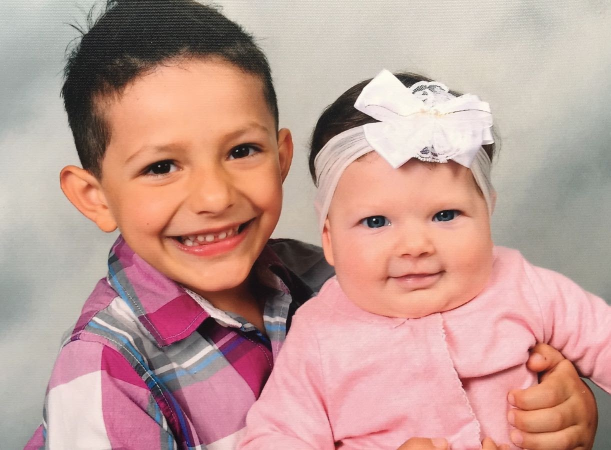
#> input picture tilesets/Calebe-e-Rebeca.jpg, 1221 x 900 px (shown at 1/2 size)
$ python img2nes.py ../../tilesets/Calebe-e-Rebeca.jpg
#> lines starting #> are read from the running program, lines starting #| are printed output that depends on the picture
from PIL import Image, ImageFilter
from enum import Enum
import argparse
import sys
import os
import traceback


class Colors(Enum):
    teletex = 'teletex'
    apple2 = 'apple2'
    atari2600 = 'atari'

    def __str__(self):
        return self.value


class CGA(Enum):
    full = 'full'
    palette_0_low = '0_low'
    palette_0_high = '0_high'
    palette_1_low = '1_low'
    palette_1_high = '1_high'
    mode_5_low = 'mode_5_low'
    mode_5_high = 'mode_5_high'

    def __str__(self):
        return self.value

    @staticmethod
    def from_string(s):
        try:
            return Colors[s]
        except KeyError:
            raise ValueError()


try:
    parser = argparse.ArgumentParser()
    parser.add_argument("filename",
                        help="the original image file",
                        type=argparse.FileType('r'))
    parser.add_argument('--small',
                        dest='smallpic',
                        help='save small picture',
                        action='store_true')
    parser.add_argument('--no-small',
                        dest='smallpic',
                        help='do not save small picture (default)',
                        action='store_false')
    parser.add_argument('--dither',
                        dest='dither',
                        help='dither picture',
                        action='store_true')
    parser.add_argument('--no-dither',
                        dest='dither',
                        help='do not dither picture (default)',
                        action='store_false')
    parser.add_argument('--color',
                        help='generate color picture (default)',
                        action='store_true')
    parser.add_argument('--grayscale',
                        help='generate grayscale picture',
                        action='store_true')
    parser.add_argument('--bw',
                        help='generate Black & White picture',
                        action='store_true')
    parser.add_argument('--cga',
                        help='generate picture using CGA palette',
                        nargs='?',
                        type=CGA,
                        choices=list(CGA))
    parser.add_argument('--palette',
                        nargs='?',
                        help='define how many colors should we use',
                        type=Colors,
                        choices=list(Colors))
    parser.set_defaults(smallpic=False)
    parser.set_defaults(dither=False)
    args = parser.parse_args()

    file = sys.argv[1]
    filename, file_extension = os.path.splitext(file)

    if args.cga is None and args.palette is None and not args.grayscale and not args.bw:
        print('Processing {0} with NES colors ...'.format(
            sys.argv[1]))

    if args.palette == Colors.teletex:
        print('Processing {0} with Teletex ...'.format(
            sys.argv[1]))

    if args.palette == Colors.apple2:
        print('Processing {0} with Apple II ...'.format(
            sys.argv[1]))

    if args.palette == Colors.atari2600:
        print('Processing {0} with Atari 2600 ...'.format(
            sys.argv[1]))

    if args.cga == CGA.full:
        print('Processing {0} with 16 CGA colors ...'.format(
            sys.argv[1]))

    if args.cga == CGA.palette_0_low:
        print('Processing {0} with CGA palette 0 low ...'.format(
            sys.argv[1]))

    if args.cga == CGA.palette_0_high:
        print('Processing {0} with CGA palette 0 high ...'.format(
            sys.argv[1]))

    if args.cga == CGA.palette_1_low:
        print('Processing {0} with CGA palette 1 low ...'.format(
            sys.argv[1]))

    if args.cga == CGA.palette_1_high:
        print('Processing {0} with CGA palette 1 high ...'.format(
            sys.argv[1]))

    if args.cga == CGA.mode_5_low:
        print('Processing {0} with CGA mode 5 0 low ...'.format(
            sys.argv[1]))

    if args.cga == CGA.mode_5_high:
        print('Processing {0} with CGA mode 5 high ...'.format(
            sys.argv[1]))

    if args.grayscale:
        print('Processing {0} in grayscale ...'.format(sys.argv[1]))

    if args.bw:
        print('Processing {0} in Black & White ...'.format(sys.argv[1]))

    img = Image.open(file).convert('RGB')
#> img is the input picture: PIL image 1221x900 RGB; mean R, G, B 193.3, 156.5, 149.1
    img.thumbnail((150, 150))  # resize and maintain aspect ratio
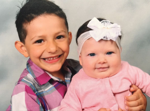
#> img: PIL image 150x111 RGB; mean R, G, B 193.3, 156.6, 149.2

    if args.smallpic:
        img.save(filename + ".small.png", "PNG")

    # create palette image with NES color palette
    palettedata = [124, 124, 124,
                   0, 0, 252,
                   0, 0, 188,
                   68, 40, 188,
                   148, 0, 132,
                   168, 0, 32,
                   168, 16, 0,
                   136, 20, 0,
                   80, 48, 0,
                   0, 120, 0,
                   0, 104, 0,
                   0, 88, 0,
                   0, 64, 88,
                   0, 0, 0,
                   0, 0, 0,
                   0, 0, 0,
                   188, 188, 188,
                   0, 120, 248,
                   0, 88, 248,
                   104, 68, 252,
                   216, 0, 204,
                   228, 0, 88,
                   248, 56, 0,
                   228, 92, 16,
                   172, 124, 0,
                   0, 184, 0,
                   0, 168, 0,
                   0, 168, 68,
                   0, 136, 136,
                   0, 0, 0,
                   0, 0, 0,
                   0, 0, 0,
                   248, 248, 248,
                   60, 188, 252,
                   104, 136, 252,
                   152, 120, 248,
                   248, 120, 248,
                   248, 88, 152,
                   248, 120, 88,
                   252, 160, 68,
                   248, 184, 0,
                   184, 248, 24,
                   88, 216, 84,
                   88, 248, 152,
                   0, 232, 216,
                   120, 120, 120,
                   0, 0, 0,
                   0, 0, 0,
                   252, 252, 252,
                   164, 228, 252,
                   184, 184, 248,
                   216, 184, 248,
                   248, 184, 248,
                   248, 164, 192,
                   240, 208, 176,
                   252, 224, 168,
                   248, 216, 120,
                   216, 248, 120,
                   184, 248, 184,
                   184, 248, 216,
                   0, 252, 252,
                   248, 216, 248,
                   0, 0, 0,
                   0, 0, 0]
    palette_img = Image.new('P', (8, 8))
    palette_img.putpalette(palettedata * 4)

    if args.cga == CGA.full:
        palettedata = [0, 0, 0,
                       0, 0, 170,
                       0, 170, 0,
                       0, 170, 170,
                       170, 0, 0,
                       170, 0, 170,
                       170, 85, 0,
                       170, 170, 170,
                       85, 85, 85,
                       85, 85, 255,
                       85, 255, 85,
                       85, 255, 255,
                       255, 85, 85,
                       255, 85, 255,
                       255, 255, 85,
                       255, 255, 255]
        palimage = Image.new('P', (32, 32))
        palimage.putpalette(palettedata * 16)
        img = img.quantize(colors=4, method=1, palette=palimage).convert('RGB')

    if args.cga == CGA.palette_0_low:
        palettedata = [0, 0, 0,
                       0, 170, 0,
                       170, 0, 0,
                       170, 85, 0]
        palimage = Image.new('P', (2, 2))
        palimage.putpalette(palettedata * 16)
        img = img.quantize(colors=4, method=1, palette=palimage).convert('RGB')

    if args.cga == CGA.palette_0_high:
        palettedata = [0, 0, 0,
                       85, 255, 85,
                       255, 85, 85,
                       255, 255, 85]
        palimage = Image.new('P', (2, 2))
        palimage.putpalette(palettedata * 16)
        img = img.quantize(colors=4, method=1, palette=palimage).convert('RGB')

    if args.cga == CGA.palette_1_low:
        palettedata = [0, 0, 0,
                       0, 170, 170,
                       170, 0, 170,
                       170, 170, 170]
        palimage = Image.new('P', (2, 2))
        palimage.putpalette(palettedata * 16)
        img = img.quantize(colors=4, method=1, palette=palimage).convert('RGB')

    if args.cga == CGA.palette_1_high:
        palettedata = [0, 0, 0,
                       85, 255, 255,
                       255, 85, 255,
                       255, 255, 255]
        palimage = Image.new('P', (2, 2))
        palimage.putpalette(palettedata * 16)
        img = img.quantize(colors=4, method=1, palette=palimage).convert('RGB')

    if args.cga == CGA.mode_5_low:
        palettedata = [0, 0, 0,
                       0, 170, 170,
                       170, 0, 0,
                       170, 170, 170]
        palimage = Image.new('P', (2, 2))
        palimage.putpalette(palettedata * 16)
        img = img.quantize(colors=4, method=1, palette=palimage).convert('RGB')

    if args.cga == CGA.mode_5_high:
        palettedata = [0, 0, 0,
                       85, 255, 255,
                       255, 85, 85,
                       255, 255, 255]
        palimage = Image.new('P', (2, 2))
        palimage.putpalette(palettedata * 16)
        img = img.quantize(colors=4, method=1, palette=palimage).convert('RGB')

    if args.palette == Colors.teletex:
        palettedata = [0, 0, 0,
                       0, 54, 247,
                       0, 247, 63,
                       0, 251, 253,
                       255, 51, 40,
                       255, 45, 249,
                       255, 251, 75,
                       255, 255, 255]
        palimage = Image.new('P', (4, 2))
        palimage.putpalette(palettedata * 32)
        img = img.quantize(colors=4, method=1, palette=palimage).convert('RGB')

    if args.palette == Colors.apple2:
        palettedata = [0, 0, 0,
                       114, 38, 64,
                       64, 51, 127,
                       228, 52, 254,
                       14, 89, 64,
                       128, 128, 128,
                       27, 154, 254,
                       191, 179, 255,
                       64, 76, 0,
                       228, 101, 1,
                       128, 128, 128,
                       241, 166, 191,
                       27, 203, 1,
                       191, 204, 128,
                       141, 217, 191,
                       255, 255, 255]
        palimage = Image.new('P', (4, 4))
        palimage.putpalette(palettedata * 16)
        img = img.quantize(colors=4, method=1, palette=palimage).convert('RGB')

    if args.palette == Colors.atari2600:
        palettedata = [64, 64, 64,
                       100, 100, 16,
                       132, 68, 20,
                       152, 52, 24,
                       156, 32, 32,
                       140, 32, 116,
                       96, 32, 144,
                       42, 32, 152,
                       28, 32, 156,
                       28, 56, 144,
                       28, 76, 120,
                       28, 92, 72,
                       32, 92, 32,
                       52, 92, 28,
                       76, 80, 28,
                       100, 72, 24]
        palimage = Image.new('P', (4, 4))
        palimage.putpalette(palettedata * 16)
        img = img.quantize(colors=4, method=1, palette=palimage).convert('RGB')

    if args.dither:
        quantized = img.quantize(
            colors=args.palette, method=1, palette=palette_img)
        print("dithering ...")
    else:
        quantized = img

    quantized.save(filename + ".quantized.png", "PNG")

    mode = 'P'

    if args.color:
        mode = 'P'

    if args.grayscale:
        mode = 'L'

    if args.bw:
        mode = '1'

    # use `ImagingCore` directly to avoid dithering
    q = quantized.convert(mode, palette=palette_img.im, colors=args.palette)
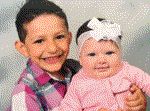
#> q: PIL image 150x111 P; mean R, G, B 193.3, 156.5, 149.2
    quantized = img._new(q.im)
    newimg = quantized.convert('RGB')
    newimg.save(filename + ".filtered.gif", "GIF")

except:
    e = sys.exc_info()[0]
    print(traceback.format_exc())
